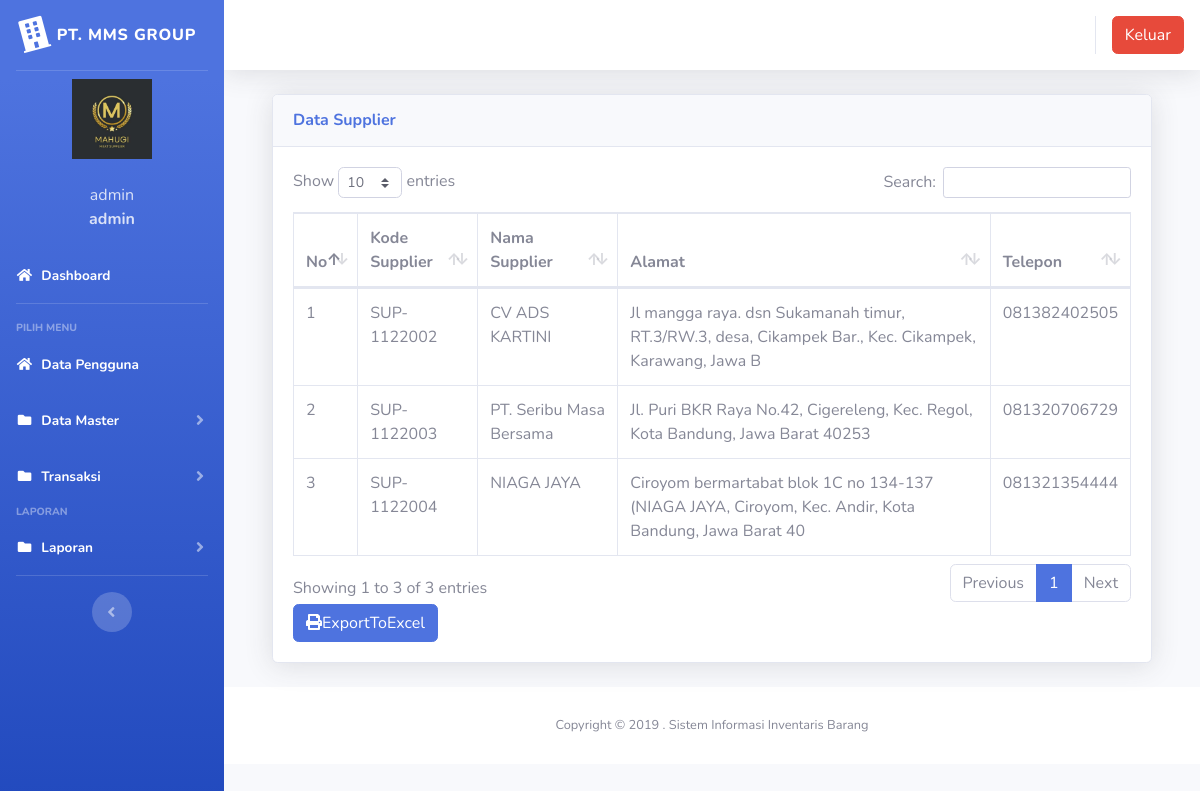
The page /index.php?page=laporan_supplier (signed in) on the database its author committed.
### tables this page shows
CREATE TABLE `users` (
  `id` int(11) NOT NULL,
  `nik` varchar(10) NOT NULL,
  `nama` varchar(100) NOT NULL,
  `alamat` varchar(200) NOT NULL,
  `telepon` varchar(100) NOT NULL,
  `username` varchar(100) NOT NULL,
  `password` varchar(100) NOT NULL,
  `level` varchar(25) NOT NULL DEFAULT 'member',
  `foto` varchar(25) NOT NULL
);

CREATE TABLE `tb_supplier` (
  `id` int(100) NOT NULL,
  `kode_supplier` varchar(100) NOT NULL,
  `nama_supplier` varchar(100) NOT NULL,
  `alamat` varchar(100) NOT NULL,
  `telepon` varchar(15) NOT NULL
);

### index.php (the view, shortened to what this page needs)
<?php
$koneksi = new mysqli("localhost", "root", "", "inventori");
?>
<!DOCTYPE html>
<html lang="en">
<head>
  <link href="vendor/fontawesome-free/css/all.min.css" rel="stylesheet" type="text/css">
  <link href="css/sb-admin-2.min.css" rel="stylesheet">
  <link href="vendor/datatables/dataTables.bootstrap4.min.css" rel="stylesheet">
</head>
<body id="page-top">
  <div id="wrapper">
    <ul class="navbar-nav bg-gradient-primary sidebar sidebar-dark accordion" id="accordionSidebar">
      <a class="sidebar-brand d-flex align-items-center justify-content-center" href="index.php">
        <div class="sidebar-brand-icon rotate-n-15">
          <i class="fas fa-building"></i>
        </div>
        <div class="sidebar-brand-text mx-2">PT. MMS GROUP</div>
      </a>
      <hr class="sidebar-divider my-0">
      <?php
      if ($_SESSION['admin']) {
        $user = $_SESSION['admin'];
      }
      $sql = $koneksi->query("select * from users where id='$user'");
      $data = $sql->fetch_assoc();
      ?>
      <li class="d-flex align-items-center justify-content-center">
        <a class="nav-link">
          <img src="img/<?php echo $data['foto'] ?>" class="img-circle" width="80" alt="User" /></a>
      </li>
      <li class="nav-item ">
        <a class="nav-link">
          <div class="d-flex align-items-center justify-content-center" class="name"> <?php echo  $data['nama']; ?></div>
          <div class="d-flex align-items-center justify-content-center" class="email"><strong> <?php echo $data['level']; ?></strong></div>
        </a>
      </li>
      <li class="nav-item active">
        <a class="nav-link" href="?page=home">
          <i class="fas fa-fw fa-home"></i>
          <span>Dashboard</span></a>
      </li>
      <hr class="sidebar-divider">
      <div class="sidebar-heading">
        Pilih Menu
      </div>
      <li class="nav-item active">
        <a class="nav-link" href="?page=pengguna">
          <i class="fas fa-fw fa-home"></i>
          <span>Data Pengguna</span></a>
      </li>
      <li class="nav-item active">
        <a class="nav-link collapsed" href="#" data-toggle="collapse" data-target="#collapseData" aria-expanded="true" aria-controls="collapseData">
          <i class="fas fa-fw fa-folder"></i>
          <span>Data Master</span>
        </a>
      </li>
      <li class="nav-item active">
        <a class="nav-link collapsed" href="#" data-toggle="collapse" data-target="#collapsePages" aria-expanded="true" aria-controls="collapsePages">
          <i class="fas fa-fw fa-folder"></i>
          <span>Transaksi</span>
        </a>
      </li>
      <div class="sidebar-heading">
        Laporan
      </div>
      <li class="nav-item active">
        <a class="nav-link collapsed" href="#" data-toggle="collapse" data-target="#collapseLaporan" aria-expanded="true" aria-controls="collapseLaporan">
          <i class="fas fa-fw fa-folder"></i>
          <span>Laporan</span>
        </a>
      </li>
      <hr class="sidebar-divider d-none d-md-block">
      <div class="text-center d-none d-md-inline">
        <button class="rounded-circle border-0" id="sidebarToggle"></button>
      </div>
    </ul>
    <div id="content-wrapper" class="d-flex flex-column">
      <div id="content">
        <nav class="navbar navbar-expand navbar-light bg-white topbar mb-4 static-top shadow">
          <ul class="navbar-nav ml-auto">
            <li class="nav-item dropdown no-arrow">
              <div class="top-menu">
                <ul class="nav pull-right top-menu">
                  <li><a onclick="return confirm('Apakah anda yakin akan logout?')" class="btn btn-danger" class="logout" href="logout.php">Keluar</a></li>
                </ul>
              </div>
            </li>
          </ul>
        </nav>
        <div class="container-fluid">
          <section class="content">
            <?php
            $page = $_GET['page'];
            $aksi = $_GET['aksi'];
            if ($page == "laporan_supplier") {
              if ($aksi == "") {
                include "page/laporan/laporan_supplier.php";
              }
            }
            ?>
          </section>
        </div>
        <footer class="sticky-footer bg-white">
          <div class="container my-auto">
            <div class="copyright text-center my-auto">
              <span>Copyright &copy; 2019 . Sistem Informasi Inventaris Barang</span>
            </div>
          </div>
        </footer>
      </div>
    </div>
  </div>
</body>
</html>

### page/laporan/laporan_supplier.php (shortened to what this page needs)
<div class="container-fluid">
  <div class="card shadow mb-4">
    <div class="card-header py-3">
      <h6 class="m-0 font-weight-bold text-primary">Data Supplier</h6>
    </div>
    <div class="card-body">
      <div class="table-responsive">
        <table class="table table-bordered" id="dataTable" width="100%" cellspacing="0">
        <thead>
                                <tr>
			<th>No</th>
			<th>Kode Supplier</th>
			<th>Nama Supplier</th>
			<th>Alamat</th>
			<th>Telepon</th>
                                </tr>
		</thead>
          <tbody>
            <?php
	$no = 1;
	$sql = $koneksi->query("select * from tb_supplier");
	while ($data = $sql->fetch_assoc()) {
	?>
                                <tr>
                                    <td><?php echo $no++; ?></td>
			<td><?php echo $data['kode_supplier'] ?></td>
			<td><?php echo $data['nama_supplier'] ?></td>
			<td><?php echo $data['alamat'] ?></td>
			<td><?php echo $data['telepon'] ?></td>
                                </tr>
	<?php }?>
		   </tbody>
                        </table>
<a href="page/laporan/export_laporan_supplier_excel.php"  class="btn btn-primary" style="margin-top:8 px"><i class="fa fa-print"></i>ExportToExcel</a>
      </div>
    </div>
  </div>
</div>

### rows shown on the page
users: foto (picture), nama "admin", level "admin"
tb_supplier: kode_supplier "SUP-1122002", nama_supplier "CV ADS KARTINI", alamat "Jl mangga raya. dsn Sukamanah timur, RT.3/RW.3, desa, Cikampek Bar., Kec. Cikampek, Karawang, Jawa B", telepon "081382402505"
tb_supplier: kode_supplier "SUP-1122003", nama_supplier "PT. Seribu Masa Bersama", alamat "Jl. Puri BKR Raya No.42, Cigereleng, Kec. Regol, Kota Bandung, Jawa Barat 40253", telepon "081320706729"
tb_supplier: kode_supplier "SUP-1122004", nama_supplier "NIAGA JAYA", alamat "Ciroyom bermartabat blok 1C no 134-137 (NIAGA JAYA, Ciroyom, Kec. Andir, Kota Bandung, Jawa Barat 40", telepon "081321354444"
